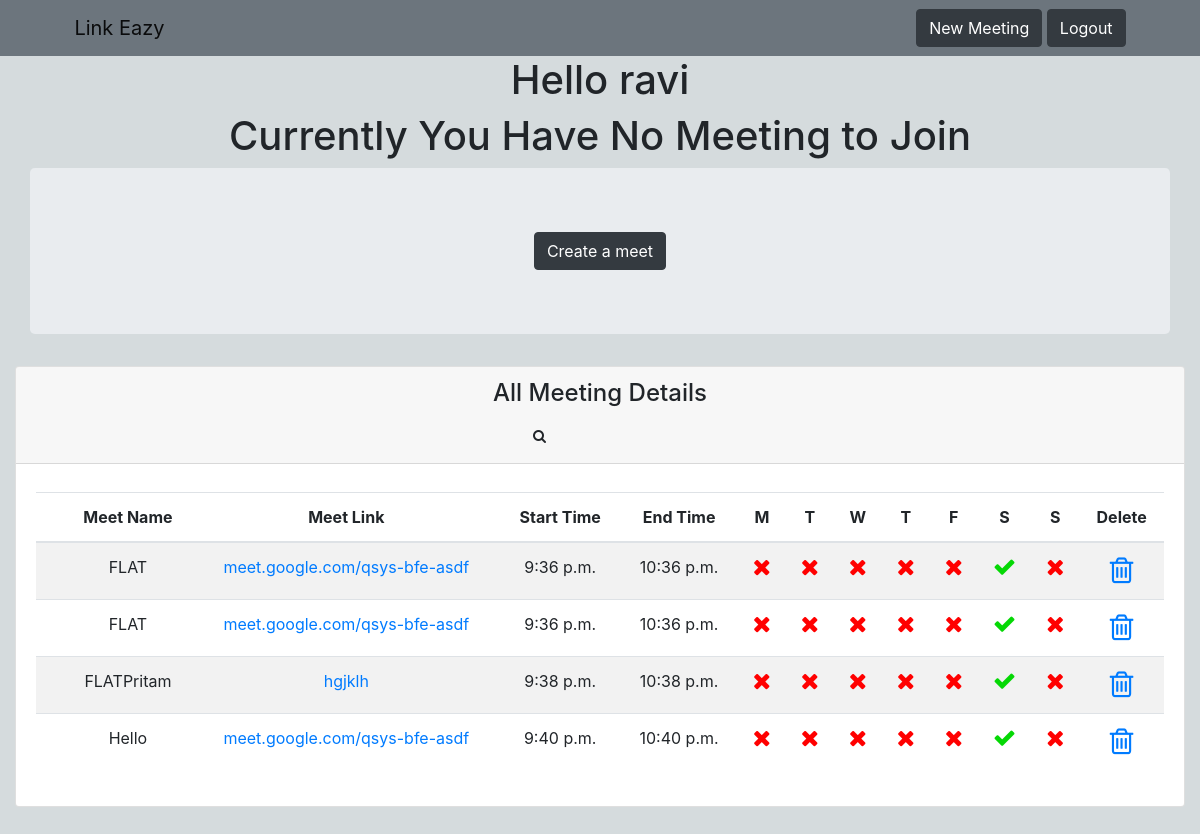
The app's page / (signed in) with its own data.
### interface/models.py (models this page shows, shortened)
class Link(models.Model):
    user = models.ForeignKey(User,on_delete = models.CASCADE)
    meeting_name = models.CharField(max_length=100,null=True,blank = True)
    meeting_link = models.CharField(max_length = 100,null=True,blank = True)
    start_time = models.TimeField(default='08:00:00')
    end_time = models.TimeField(default='17:00:00')
    monday = models.BooleanField(default = False)
    tuesday = models.BooleanField(default = False)
    wednesday = models.BooleanField(default = False)
    thursday = models.BooleanField(default = False)
    friday = models.BooleanField(default = False)
    saturday = models.BooleanField(default = False)
    sunday = models.BooleanField(default = False)

### interface/views.py (the view, shortened to what this page needs)
# urls.py: path('',views.current_meeting, name="home"),
@login_required(login_url='login')
def current_meeting(request):
    current_time = datetime.now()
    current_hour = current_time.hour #3:00 pm -> 15
    current_min = current_time.minute #3:00 pm -> 0
    meeting_list = list(Link.objects.filter(user=request.user))
    current_meeting = None
    def time_in_mins(hr, min):
        return hr * 60 + min
    for meeting in meeting_list:
        start_time_hour = meeting.start_time.hour
        start_time_min = meeting.start_time.minute
        end_time_hour = meeting.end_time.hour
        end_time_min = meeting.end_time.minute
        day_list = []
        if meeting.monday == True:
            day_list.append('Monday')
        if meeting.tuesday == True:
            day_list.append('Tuesday')
        if meeting.wednesday == True:
            day_list.append('Wednesday')
        if meeting.thursday == True:
            day_list.append('Thursday')
        if meeting.friday == True:
            day_list.append('Friday')
        if meeting.saturday == True:
            day_list.append('Saturday')
        if meeting.sunday == True:
            day_list.append('Sunday')
        if ((day_list.count(current_time.strftime('%A')) == 0)
            or (time_in_mins(start_time_hour, start_time_min) - 6) > time_in_mins(current_hour, current_min)
                or (time_in_mins(end_time_hour, end_time_min)) < time_in_mins(current_hour, current_min)):
            continue
        current_meeting = meeting
    if current_meeting == None:
        return render(request, 'nomeetings.html', {'alls':meeting_list})

### templates/nomeetings.html (shortened to what this page needs)
{% extends 'base.html' %}
{% block content %}
<h1>Hello  {{ user.username}}</h1>
<div class="d-flex justify-content-center">
    <h1>Currently You Have No Meeting to Join</h1>
    </div>
    <div class="jumbotron" style="max-width: 95%;">
        <div class="d-flex justify-content-center">
            <a href="https://meet.google.com"><button type="button" class="btn btn-dark">Create a meet</button></a>
        </div>
</div>
<section>
    <div class="container-fluid">
      <div class="row">
        <div class="col-lg-12">
          <div class="card">
            <div class="card-header">
              <h4 class="card-title">All Meeting Details</h4>
              <div class="card-tools">
                <div class="input-group input-group-sm" style="width: 150px;">
                  <div class="input-group-append">
                    <button type="submit" class="btn btn-default"><i class="fa fa-search"></i></button>
                  </div>
                </div>
              </div>
            </div>
            <div class="card-body">
              <div class="table-responsive">
            <table class="table table-striped table-hover ">
              <thead >
                <tr class="text-center">
                    <th></th>
                  <th>Meet Name</th>
                  <th class="text-center">Meet Link</center>
                  <th>Start Time</th>
                  <th>End Time</th>
                  <th>M</th>
                  <th>T</th>
                  <th>W</th>
                  <th>T</th>
                  <th>F</th>
                  <th>S</th>
                  <th>S</th>
                  <th>Delete</th>
              <tbody><h1>{{alls.user}}</h1>
                {% for meet in alls %}
                <tr class="text-center">
                  <th scope="row"></th>
                  <td>{{ meet.meeting_name }}</td>
                  <td><a href="https://{{ meet.meeting_link }}">{{ meet.meeting_link }}</a></td>
                  <td>{{ meet.start_time }}</td>
                  <td>{{ meet.end_time }}</td>
                  {% if meet.monday %}
                    <td><i class="fa fa-check" style="font-size:23px;  color:rgb(5, 216, 5)"></i></td>
                  {% else %}
                    <td><i class="fa fa-times" style="font-size:23px; color:red"></i></td>
                  {% endif %}
                  {% if meet.tuesday %}
                  <td><i class="fa fa-check" style="font-size:23px; color:rgb(5, 216, 5)" ></i></td>
                  {% else %}
                    <td><i class="fa fa-times" style="font-size:23px; color:red"></i></td>
                  {% endif %}
                  {% if meet.wednesday %}
                  <td><i class="fa fa-check" style="font-size:23px; color:rgb(5, 216, 5)"></i></td>
                  {% else %}
                    <td><i class="fa fa-times" style="font-size:23px; color:red"></i></td>
                  {% endif %}
                  {% if meet.thursday %}
                  <td><i class="fa fa-check" style="font-size:23px; color:rgb(5, 216, 5)"></i></td>
                  {% else %}
                    <td><i class="fa fa-times" style="font-size:23px; color:red"></i></td>
                  {% endif %}
                  {% if meet.friday %}
                  <td><i class="fa fa-check" style="font-size:23px; color:rgb(5, 216, 5)"></i></td>
                  {% else %}
                    <td><i class="fa fa-times" style="font-size:23px; color:red"></i></td>
                  {% endif %}
                  {% if meet.saturday %}
                  <td><i class="fa fa-check" style="font-size:23px; color:rgb(5, 216, 5)"></i></td>
                  {% else %}
                    <td><i class="fa fa-times" style="font-size:23px; color:red"></i></td>
                  {% endif %}
                  {% if meet.sunday %}
                  <td><i class="fa fa-check" style="font-size:23px; color:rgb(5, 216, 5)"></i></td>
                  {% else %}
                    <td><i class="fa fa-times" style="font-size:23px; color:red"></i></td>
                  {% endif %}
                  <td><a href="{% url 'deleteMeet' meet.id %}">
                    <i class="fa fa-trash-o" style="font-size:30px;"></i>
                  </a></td>
                </tr>
                {% endfor %}
              </tbody>
{% endblock content %}

### records on screen
Link: meeting_name "FLAT", meeting_link "meet.google.com/qsys-bfe-asdf", start_time "9:36 p.m.", end_time "10:36 p.m.", monday False (drawn), tuesday False (drawn), wednesday False (drawn), thursday False (drawn), friday False (drawn), saturday True (drawn), sunday False (drawn)
Link: meeting_name "FLAT", meeting_link "meet.google.com/qsys-bfe-asdf", start_time "9:36 p.m.", end_time "10:36 p.m.", monday False (drawn), tuesday False (drawn), wednesday False (drawn), thursday False (drawn), friday False (drawn), saturday True (drawn), sunday False (drawn)
Link: meeting_name "FLATPritam", meeting_link "hgjklh", start_time "9:38 p.m.", end_time "10:38 p.m.", monday False (drawn), tuesday False (drawn), wednesday False (drawn), thursday False (drawn), friday False (drawn), saturday True (drawn), sunday False (drawn)
Link: meeting_name "Hello", meeting_link "meet.google.com/qsys-bfe-asdf", start_time "9:40 p.m.", end_time "10:40 p.m.", monday False (drawn), tuesday False (drawn), wednesday False (drawn), thursday False (drawn), friday False (drawn), saturday True (drawn), sunday False (drawn)

### other values on screen
{{ user.username }} "ravi"
